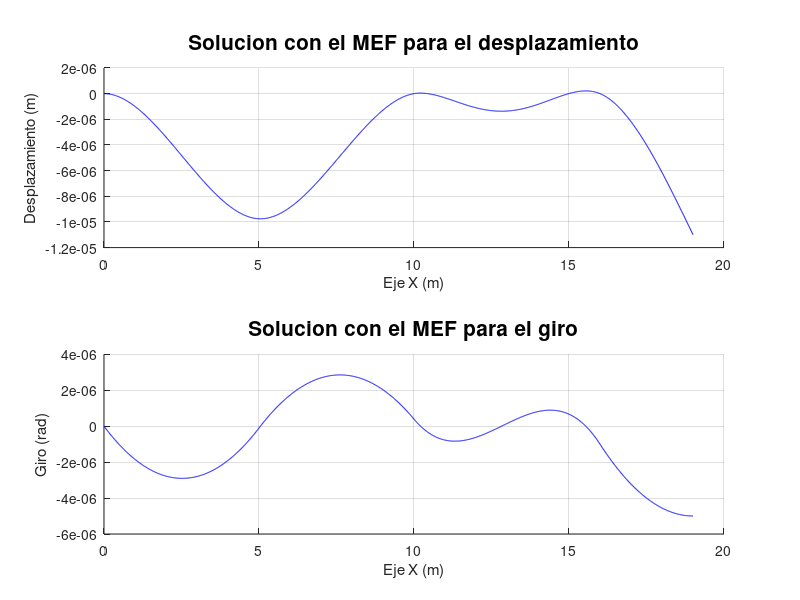
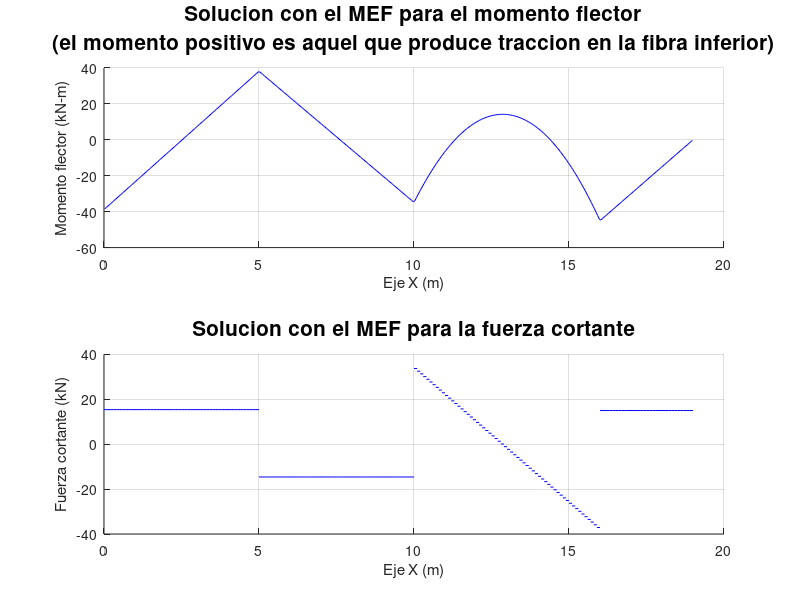

Write MATLAB code to recreate these figures, in order.
%% Programa para el calculo de vigas de Euler-Bernoulli.
% Viga analizada en el Ejemplo 5-5 de Uribe Escamilla
% Este programa esta particularizado para el EF de longitud 0.1 m

clear, clc, close all         % borrar memoria y pantalla

%% defino las constantes y variables
Y = 1; TH = 2;

L   = 0.1;      % m           % longitud de cada EF
E   = 200e6;    % kPa         % modulo de elasticidad de la barra
b   = 0.3;      % m           % base de la viga
h   = 1.5;      % m           % altura de la viga
A   = b*h;      % m^2         % area transversal de la viga
I   = b*h^3/12; % m^4         % momento de inercia con respecto al eje y

xnod = 0:L:19;                % posicion de los nodos
nno = length(xnod);           % numero de nodos
nef = nno - 1;                % numero de elementos finitos (EF)
ngdl = 2*nno;                 % numero de grados de libertad
gdl = [ (1:2:ngdl)' (2:2:ngdl)' ]; % grados de libertad
LaG = [ (1:(nno-1))' (2:nno)'   ]; % definicion de EFs con respecto a nodos

%% Relacion de cargas distribuidas
p = zeros(nef,1);
p(101:160) = -12; % kN/m     % carga distribuida en [1.0, 1.6] m

%% Relacion de cargas puntuales
f = zeros(ngdl,1);   % vector de fuerzas nodales equivalentes global
f(gdl( 51,Y)) = -30; % kN   % carga puntual en x = 5 m
f(gdl(191,Y)) = -15; % kN   % carga puntual en x = 19 m

%% VIGA DE EULER-BERNOULLI:
% Con el programa "func_forma_euler_bernoulli.m" se calcularon:
% * Ke     = la matriz de rigidez de flexion del elemento e
% * fe     = el vector de fuerzas nodales equivalentes
% * Bf     = la matriz de deformaciones de flexion
% * N      = matriz de funciones de forma
% * dN_dxi = derivada de la matriz de funciones de forma con respecto a xi

%% ensamblo la matriz de rigidez global y el vector de fuerzas nodales 
%% equivalentes global para la viga de Euler-Bernoulli
K = zeros(ngdl);  % matriz de rigidez global
idx = cell(nef);  % grados de libertad del elemento e
EI_L3 = E*I/L^3;    
for e = 1:nef     % ciclo sobre todos los elementos finitos
   idx{e} = [ gdl(LaG(e,1),Y) gdl(LaG(e,1),TH) gdl(LaG(e,2),Y) gdl(LaG(e,2),TH) ];
   
   % Matriz de rigidez de flexion del elemento e
   Ke = EI_L3 * [  12,   6*L,  -12,   6*L
                  6*L, 4*L^2, -6*L, 2*L^2
                  -12,  -6*L,   12,  -6*L
                  6*L, 2*L^2, -6*L, 4*L^2 ];

   % vector de fuerzas nodales equivalentes        
   fe = +p(e)*L * [ 1/2; L/12; 1/2; -L/12 ];
   
   K(idx{e},idx{e}) = K(idx{e},idx{e}) + Ke;
   f(idx{e},:)      = f(idx{e},:)      + fe;
end

%% se resuelve el sistema de ecuaciones
% f = vector de fuerzas nodales equivalentes
% q = vector de fuerzas nodales de equilibrio del elemento
% a = desplazamientos

%|   qd   |   | Kcc Kcd || ac |   | fd | 
%|        | = |         ||    | - |    |
%| qc = 0 |   | Kdc Kdd || ad |   | fc |

%% Relaciono apoyos
%  gdl           desplazamiento
apoyos = [ ...
   gdl(  1,Y)    0    % m
   gdl(  1,TH)   0    % rad
   gdl(101,Y)    0    % m
   gdl(161,Y)    0 ]; % m  

%% grados de libertad del desplazamiento conocidos y desconocidos
c  = apoyos(:,1);            % GDL conocidos
d =  setdiff((1:ngdl)',c);   % GDL desconocidos
ac = apoyos(:,2);            % desplazamientos conocidos

%% extraigo las submatrices y especifico las cantidades conocidas
Kcc = K(c,c); Kcd = K(c,d); fd = f(c);
Kdc = K(d,c); Kdd = K(d,d); fc = f(d);

ad = Kdd\(fc - Kdc*ac);      % calculo desplazamientos desconocidos
qd = Kcc*ac + Kcd*ad - fd;   % calculo fuerzas de equilibrio desconocidas
a = zeros(ngdl,1);  a(c) = ac;  a(d) = ad; % desplazamientos 
q = zeros(ngdl,1);  q(c) = qd;             % fuerzas nodales equivalentes

%% calculo de los momentos flectores
%% (se calcula el momento en el centro de cada elemento finito)
% se reserva la memoria
% recuerde que en cada elemento se calculan los momentos en las raices de 
% los polinomios de Legendre de grado dos
xmom = zeros(2,nef); % posicion donde se calcula
mom  = zeros(2,nef); % momento flector
cor  = zeros(1,nef); % fuerza cortante
%xi = linspace(-1,1,10)'; 
xi = [ -sqrt(1/3); sqrt(1/3) ]; % raices del polinom de Legendre de grado 2

% matriz de deformaciones de flexion
Bfe = [ (6*xi)/L^2, (3*xi - 1)/L, -(6*xi)/L^2, (3*xi + 1)/L ];

dN3_dxi3 = [ 3/2, (3*L)/4, -3/2, (3*L)/4];
for e = 1:nef
   % lugar donde se calcula el momento (centro del EF)
   xmom(:,e) = L*xi'/2 + (xnod(LaG(e,1)) + xnod(LaG(e,2)))/2;
     
   % vector de desplazamientos nodales del elemento a^{(e)}
   ae = a(idx{e});
   
   mom(:,e) = E*I*Bfe*ae;              % momento flector   
   cor(e) = E*I*dN3_dxi3*(8/(L^3))*ae; % fuerza cortante   
end

%% se calculan los desplazamientos al interior de cada EF
nint = 10;           % numero de puntos donde se interpolara dentro del EF
xi = linspace(-1,1,nint)'; % coordenadas naturales

% Matriz de funciones de forma y su derivada
N = [ ...
      xi.^3/4 - (3*xi)/4 + 1/2,                  ...
      -(L*(- xi.^3/4 + xi.^2/4 + xi/4 - 1/4))/2, ...
      - xi.^3/4 + (3*xi)/4 + 1/2,                ...
      -(L*(- xi.^3/4 - xi.^2/4 + xi/4 + 1/4))/2 ];   

dN_dxi = [ ...
      (3*xi.^2)/4 - 3/4,                          ...
      -(L*(- (3*xi.^2)/4 + xi/2 + 1/4))/2,        ...
      3/4 - (3*xi.^2)/4,                          ...   
      (L*((3*xi.^2)/4 + xi/2 - 1/4))/2 ];

xx    = cell(nef,1); % interpol de posiciones (geometria) en el elemento
ww    = cell(nef,1); % interpol desplazamientos en el elemento
tt    = cell(nef,1); % interpol angulo en el elemento
for e = 1:nef        % ciclo sobre todas los elementos finitos
   % vector de desplazamientos nodales del elemento a^{(e)}
   ae = a(idx{e});

   % interpola sobre la geometria (coord naturales a geometricas)
   xx{e} = L*xi/2 + (xnod(LaG(e,1)) + xnod(LaG(e,2)))/2;
   
   % se calcula el desplazamiento al interior del elemento finito
   ww{e} = N*ae;
   
   % se calcula el angulo al interior del elemento finito
   tt{e} = (dN_dxi*2/L)*ae;
end

%% imprimo los resultados
format short g
disp('Desplazamientos nodales                      ');
disp('~~~~~~~~~~~~~~~~~~~~~~~~~~~~~~~~~~~~~~~~~~~~~');
vect_mov = reshape(a,2,nno)'; % vector de movimientos
for i = 1:nno
   fprintf('Nodo %3d: w = %12.4g m, theta = %12.4g rad \n', ...
      i, vect_mov(i,Y), vect_mov(i,TH));
end

disp(' ');
disp('Fuerzas nodales de equilibrio (solo se imprimen los diferentes de cero)');
disp('~~~~~~~~~~~~~~~~~~~~~~~~~~~~~~~~~~~~~~~~~~~~~~~~~~~~~~~~~~~~~~~~~~~~~~~');
q = reshape(q,2,nno)';
for i = 1:nno   
   if ~isequal(q(i,:),[0 0])
      fprintf('Nodo %3d W = %12.4g kN, Mx = %12.4g kN-m\n', i, q(i,Y), q(i,TH));
   end
end

%% Grafico la solucion analitica y la solucion por el MEF
%% 1) grafico los desplazamientos de la barra
figure(1)                          % cree un nuevo lienzo
subplot(2,1,1);
hold on;                           % no borre el lienzo 
grid on;                           % reticula
for e = 1:nef % ciclo sobre todos los elementos finitos
   h1eb = plot(xx{e}, ww{e}, 'b-');       % grafico solucion por MEF
end
title('Solucion con el MEF para el desplazamiento', 'FontSize', 15)
xlabel('Eje X (m)')                % titulo del eje X
ylabel('Desplazamiento (m)')       % titulo del eje Y

%% 2) grafico los angulos de giro
subplot(2,1,2);
hold on;                           % no borre el lienzo 
grid on;                           % reticula
for e = 1:nef % ciclo sobre todos los elementos finitos
   h2eb = plot(xx{e}, tt{e}, 'b-');       % grafico solucion por MEF
end
title('Solucion con el MEF para el giro', 'FontSize', 15)
xlabel('Eje X (m)')                % titulo del eje X
ylabel('Giro (rad)')               % titulo del eje Y

%% 3) grafico los momentos
figure(2)                          % cree un nuevo lienzo
subplot(2,1,1);
hold on;                           % no borre el lienzo
grid on;                           % reticula
h3eb = plot(xmom(:), mom(:), 'b-');% grafico solucion por MEF
title({'Solucion con el MEF para el momento flector',...
   '(el momento positivo es aquel que produce traccion en la fibra inferior)'},...
   'FontSize',15);
xlabel('Eje X (m)')                % titulo del eje X
ylabel('Momento flector (kN-m)')   % titulo del eje Y

%% 4) grafico la fuerza cortante
subplot(2,1,2);
hold on;                           % no borre el lienzo
grid on;                           % reticula
for e = 1:nef % ciclo sobre todos los elementos finitos
   h4eb = plot([xnod(LaG(e,1)) xnod(LaG(e,2))], [cor(e) cor(e)], 'b-'); % grafico solucion por MEF
end
title('Solucion con el MEF para la fuerza cortante', 'FontSize', 15);
xlabel('Eje X (m)')                % titulo del eje X
ylabel('Fuerza cortante (kN)')     % titulo del eje Y

%%
return; % bye, bye!
